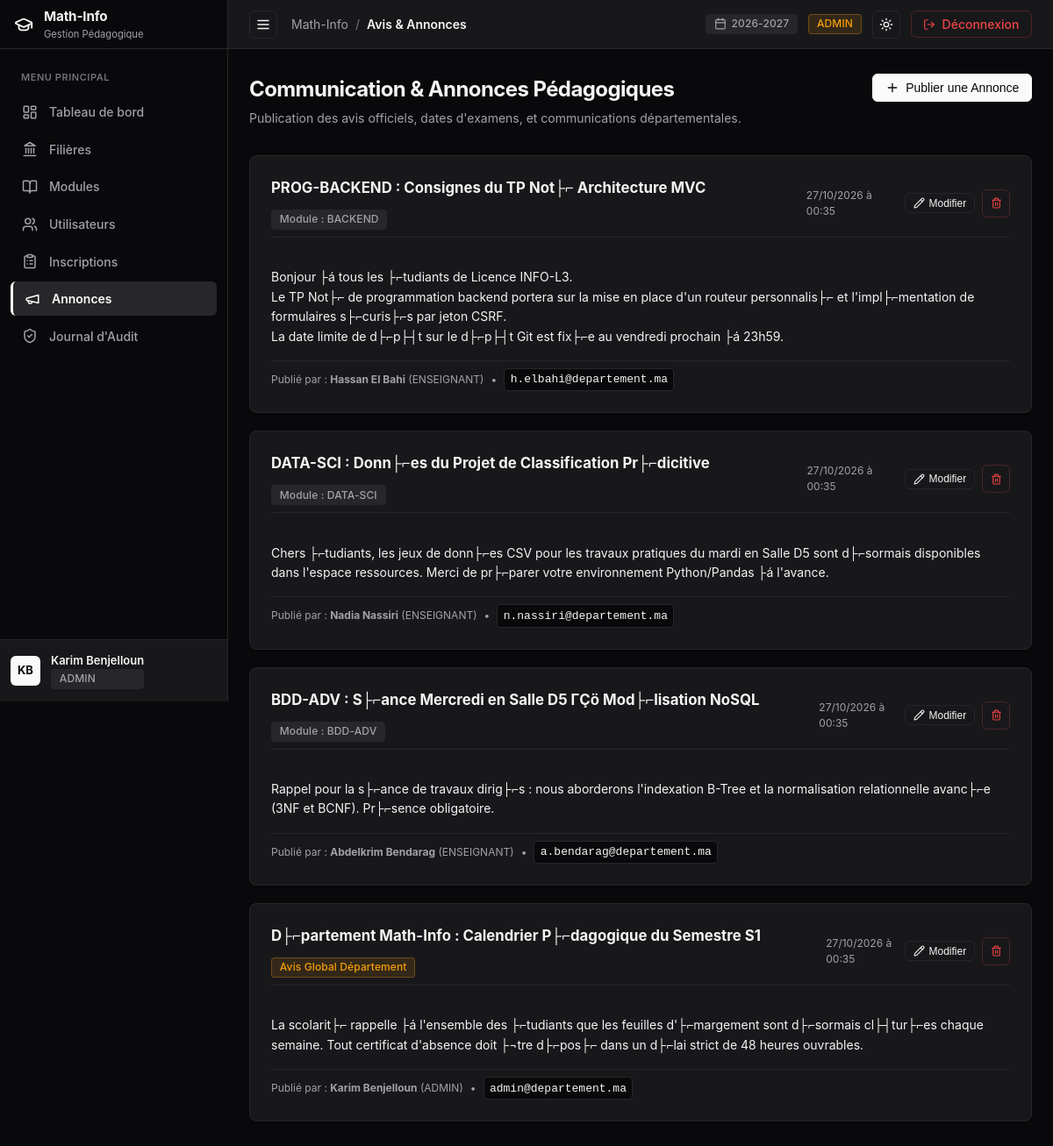
Before: /admin/annonces (signed in) with the older database file.
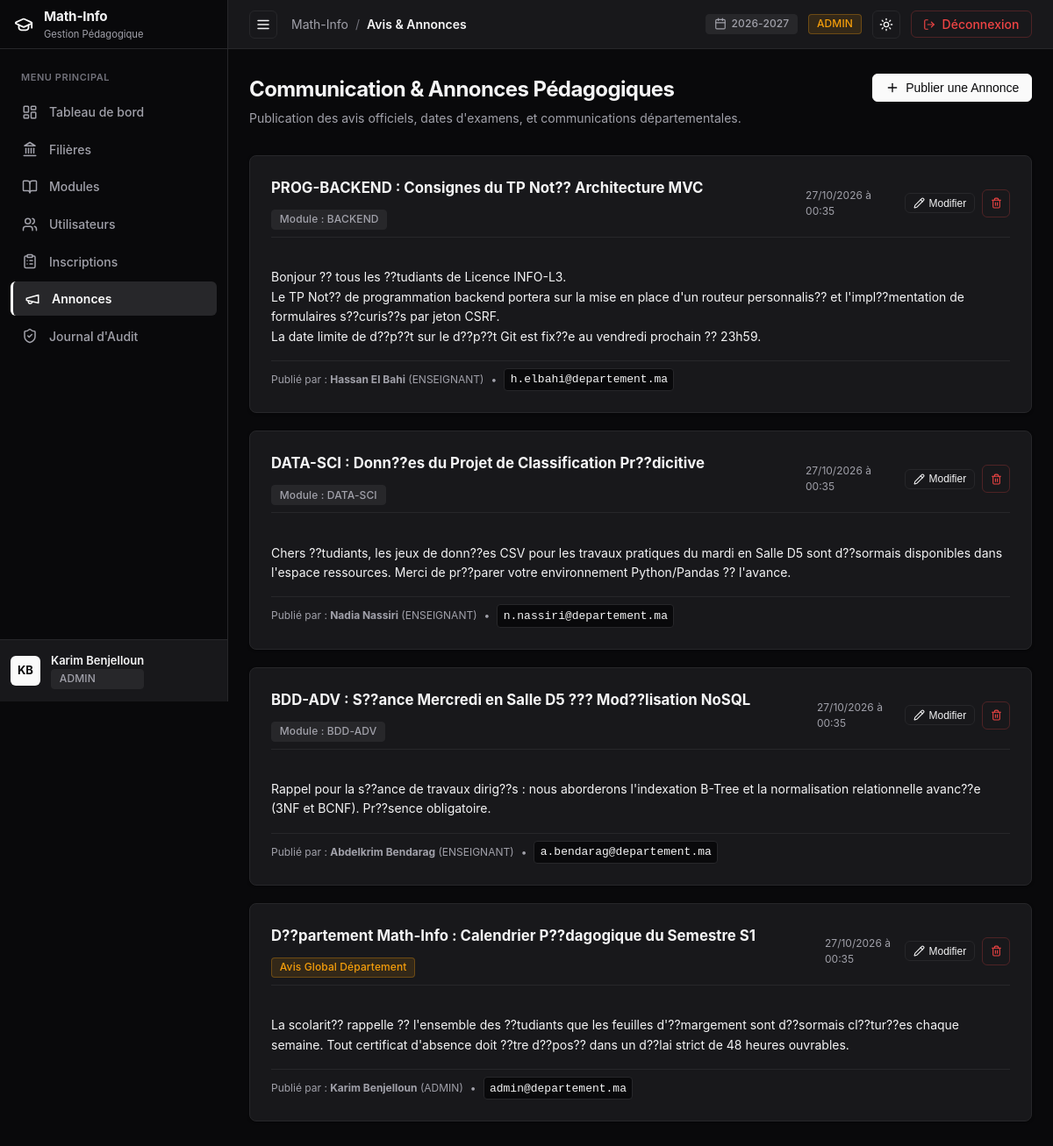
After: the same page with the newer database file.
### tables this page shows
CREATE TABLE `annonces` (
  `idAnnonce` int NOT NULL AUTO_INCREMENT,
  `idAuteur` int NOT NULL,
  `titre` varchar(200) NOT NULL,
  `contenu` text NOT NULL,
  `datePublication` timestamp NULL DEFAULT CURRENT_TIMESTAMP,
  `portee` enum('GLOBALE','MODULE') NOT NULL DEFAULT 'GLOBALE',
  `idModule` int DEFAULT NULL,
  PRIMARY KEY (`idAnnonce`),
  KEY `idAuteur` (`idAuteur`),
  KEY `idModule` (`idModule`),
  CONSTRAINT `annonces_ibfk_1` FOREIGN KEY (`idAuteur`) REFERENCES `utilisateurs` (`idUtilisateur`) ON DELETE CASCADE,
  CONSTRAINT `annonces_ibfk_2` FOREIGN KEY (`idModule`) REFERENCES `modules` (`idModule`) ON DELETE CASCADE
);

CREATE TABLE `modules` (
  `idModule` int NOT NULL AUTO_INCREMENT,
  `code` varchar(20) NOT NULL,
  `intitule` varchar(150) NOT NULL,
  `semestre` enum('S1','S2','S3','S4') NOT NULL,
  `coefficient` float NOT NULL DEFAULT '1',
  `idFiliere` int NOT NULL,
  `idEnseignant` int DEFAULT NULL,
  PRIMARY KEY (`idModule`),
  UNIQUE KEY `code` (`code`),
  KEY `idFiliere` (`idFiliere`),
  KEY `idEnseignant` (`idEnseignant`),
  CONSTRAINT `modules_ibfk_1` FOREIGN KEY (`idFiliere`) REFERENCES `filieres` (`idFiliere`) ON DELETE CASCADE,
  CONSTRAINT `modules_ibfk_2` FOREIGN KEY (`idEnseignant`) REFERENCES `enseignants` (`idUtilisateur`) ON DELETE SET NULL
);

CREATE TABLE `utilisateurs` (
  `idUtilisateur` int NOT NULL AUTO_INCREMENT,
  `nom` varchar(100) NOT NULL,
  `prenom` varchar(100) NOT NULL,
  `email` varchar(150) NOT NULL,
  `motDePasse` varchar(255) NOT NULL,
  `role` enum('ADMIN','ENSEIGNANT','ETUDIANT') NOT NULL,
  `dateCreation` timestamp NULL DEFAULT CURRENT_TIMESTAMP,
  PRIMARY KEY (`idUtilisateur`),
  UNIQUE KEY `email` (`email`)
);

### src/Controllers/Controller.php (called while the page is built, shortened)
<?php
abstract class Controller {
    protected function render(string $view, array $data = [], ?string $layout = 'main'): void {
        $viewFile = __DIR__ . '/../Views/' . str_replace('.', '/', $view) . '.php';
        extract($data);
        require $viewFile;
    }
}

### src/Controllers/AdminController.php (called while the page is built, shortened)
<?php
class AdminController extends Controller {
    public function annonces(): void {
        $annonces = Annonce::getAllWithAuthor();
        $modules = Module::getAllWithDetails();
        $this->render('admin.annonces', [
            'title'     => 'Avis & Annonces',
            'annonces'  => $annonces,
            'modules'   => $modules,
            'csrfToken' => Auth::csrfToken(),
            'activeNav' => 'annonces',
        ]);
    }
}

### public/index.php (called while the page is built, shortened)
<?php
$router = new Router();
$router->get('/', function () {
    if (Auth::check()) {
        Auth::redirectToDashboard();
    } else {
        header('Location: /login');
        exit;
    }
});
$router->get('/login', [AuthController::class, 'showLogin']);
$router->post('/login', [AuthController::class, 'login']);
$router->get('/logout', [AuthController::class, 'logout']);
$router->post('/logout', [AuthController::class, 'logout']);
$router->get('/admin/dashboard', [AdminController::class, 'dashboard']);
$router->get('/admin/filieres', [AdminController::class, 'filieres']);
$router->post('/admin/filieres/create', [AdminController::class, 'createFiliere']);
$router->post('/admin/filieres/edit', [AdminController::class, 'editFiliere']);
$router->post('/admin/filieres/delete', [AdminController::class, 'deleteFiliere']);
$router->get('/admin/modules', [AdminController::class, 'modules']);
$router->post('/admin/modules/create', [AdminController::class, 'createModule']);
$router->post('/admin/modules/edit', [AdminController::class, 'editModule']);
$router->post('/admin/modules/assign-teacher', [AdminController::class, 'assignTeacher']);
$router->post('/admin/modules/delete', [AdminController::class, 'deleteModule']);
$router->get('/admin/utilisateurs', [AdminController::class, 'utilisateurs']);
$router->post('/admin/utilisateurs/create', [AdminController::class, 'createUser']);
$router->post('/admin/utilisateurs/edit', [AdminController::class, 'editUser']);
$router->post('/admin/utilisateurs/delete', [AdminController::class, 'deleteUser']);
$router->get('/admin/inscriptions', [AdminController::class, 'inscriptions']);
$router->post('/admin/inscriptions/create', [AdminController::class, 'createInscription']);
$router->post('/admin/inscriptions/edit', [AdminController::class, 'editInscription']);
$router->post('/admin/inscriptions/status', [AdminController::class, 'updateInscriptionStatus']);
$router->post('/admin/inscriptions/delete', [AdminController::class, 'deleteInscription']);
$router->get('/admin/annonces', [AdminController::class, 'annonces']);
$router->post('/admin/annonces/create', [AdminController::class, 'createAnnonce']);
$router->post('/admin/annonces/edit', [AdminController::class, 'editAnnonce']);
$router->post('/admin/annonces/delete', [AdminController::class, 'deleteAnnonce']);
$router->get('/admin/audit', [AdminController::class, 'audit']);
$router->get('/enseignant/dashboard', [EnseignantController::class, 'dashboard']);
$router->get('/enseignant/modules', [EnseignantController::class, 'modules']);
$router->get('/enseignant/notes', [EnseignantController::class, 'notesIndex']);
$router->get('/enseignant/seances', [EnseignantController::class, 'seancesIndex']);
$router->get('/enseignant/modules/{id}/etudiants', [EnseignantController::class, 'etudiants']);
$router->get('/enseignant/modules/{id}/notes', [EnseignantController::class, 'notes']);
$router->post('/enseignant/modules/{id}/notes/save', [EnseignantController::class, 'saveNotes']);
$router->get('/enseignant/modules/{id}/seances', [EnseignantController::class, 'seances']);
$router->post('/enseignant/modules/{id}/seances/create', [EnseignantController::class, 'createSeance']);
$router->get('/enseignant/seances/{id}/absences', [EnseignantController::class, 'absences']);
$router->post('/enseignant/seances/{id}/absences/save', [EnseignantController::class, 'saveAbsences']);
$router->get('/enseignant/annonces', [EnseignantController::class, 'annonces']);
$router->post('/enseignant/annonces/create', [EnseignantController::class, 'createAnnonce']);
$router->post('/enseignant/annonces/edit', [EnseignantController::class, 'editAnnonce']);
$router->post('/enseignant/annonces/delete', [EnseignantController::class, 'deleteAnnonce']);
$router->get('/enseignant/modules/{id}/pdf', [EnseignantController::class, 'downloadModulePdf']);
$router->get('/etudiant/dashboard', [EtudiantController::class, 'dashboard']);
$router->get('/etudiant/notes', [EtudiantController::class, 'notes']);
$router->get('/etudiant/absences', [EtudiantController::class, 'absences']);
$router->get('/etudiant/annonces', [EtudiantController::class, 'annonces']);
$router->get('/etudiant/releve/pdf', [EtudiantController::class, 'downloadRelevePdf']);
$router->dispatch();

### src/Models/Annonce.php (called while the page is built, shortened)
<?php
class Annonce extends Model {
    public static function getAllWithAuthor(?string $portee = null, ?int $idModule = null): array {
        $db = self::getDb();
        $sql = "
            SELECT
                a.idAnnonce,
                a.idAuteur,
                a.titre,
                a.contenu,
                a.datePublication,
                a.portee,
                a.idModule,
                u.nom AS auteur_nom,
                u.prenom AS auteur_prenom,
                u.email AS auteur_email,
                u.role AS auteur_role,
                m.code AS module_code,
                m.intitule AS module_intitule
            FROM annonces a
            JOIN utilisateurs u ON a.idAuteur = u.idUtilisateur
            LEFT JOIN modules m ON a.idModule = m.idModule
            WHERE 1=1
        ";
        $sql .= " ORDER BY a.datePublication DESC";
        return $db->query($sql)->fetchAll();
    }
}

### src/Views/admin/annonces.php (the view, shortened to what the changed rows need)
<div style="margin-bottom: 2rem; display: flex; justify-content: space-between; align-items: flex-start; flex-wrap: wrap; gap: 1rem;">
  <div>
    <h1 style="font-size: 1.5rem; font-weight: 700; letter-spacing: -0.025em; color: var(--text-main); margin-bottom: 0.25rem;">
      Communication & Annonces Pédagogiques
    </h1>
  </div>
</div>
<div style="display: flex; flex-direction: column; gap: 1.25rem;">
  <?php if (empty($annonces)): ?>
    <div class="card" style="text-align: center; padding: 3rem 1rem; color: var(--text-muted); font-size: 0.875rem;">
      <div style="margin-bottom: 0.5rem; color: var(--text-subtle);"><?= Icon::get('megaphone', 32) ?></div>
      Aucune annonce n'a été publiée pour le moment.
    </div>
  <?php else: ?>
    <?php foreach ($annonces as $a): ?>
      <div class="card" style="position: relative;">
        <div class="card-header" style="margin-bottom: 0.75rem; padding-bottom: 0.5rem;">
          <div style="display: flex; align-items: center; gap: 0.75rem; flex-wrap: wrap;">
            <span style="font-size: 1.05rem; font-weight: 700; color: var(--text-main);">
              <?= htmlspecialchars($a['titre']) ?>
            </span>
            <?php if ($a['portee'] === 'GLOBALE'): ?>
              <span class="badge badge-warning">Avis Global Département</span>
            <?php else: ?>
              <span class="badge badge-neutral">Module : <?= htmlspecialchars($a['module_code'] ?? 'Matière') ?></span>
            <?php endif; ?>
          </div>
          <div style="display: flex; align-items: center; gap: 0.5rem;">
            <span style="font-size: 0.75rem; color: var(--text-muted); margin-right: 0.25rem;">
              <?= date('d/m/Y à H:i', strtotime($a['datePublication'])) ?>
            </span>
            <button
              type="button"
              class="btn btn-outline btn-sm edit-annonce-btn"
              data-id="<?= $a['idAnnonce'] ?>"
              data-titre="<?= htmlspecialchars($a['titre']) ?>"
              data-portee="<?= htmlspecialchars($a['portee']) ?>"
              data-module="<?= (int)($a['idModule'] ?? 0) ?>"
              data-contenu="<?= htmlspecialchars($a['contenu']) ?>"
              title="Modifier l'annonce"
            >
              <?= Icon::get('pencil', 13) ?>
              <span>Modifier</span>
            </button>
            <form action="/admin/annonces/delete" method="POST" onsubmit="return confirm('Supprimer définitivement cette annonce ?');" style="display: inline;">
              <button type="submit" class="btn btn-destructive btn-sm btn-icon" title="Supprimer l'annonce">
                <?= Icon::get('trash-2', 13) ?>
              </button>
            </form>
          </div>
        </div>
        <div style="font-size: 0.875rem; color: var(--text-main); line-height: 1.6; white-space: pre-line; margin-bottom: 1rem;">
          <?= htmlspecialchars($a['contenu']) ?>
        </div>
        <div style="font-size: 0.75rem; color: var(--text-muted); display: flex; align-items: center; gap: 0.5rem; padding-top: 0.5rem; border-top: 1px solid var(--border);">
          <span>Publié par : <strong><?= htmlspecialchars($a['auteur_prenom'] . ' ' . $a['auteur_nom']) ?></strong> (<?= htmlspecialchars($a['auteur_role']) ?>)</span>
          <span>•</span>
          <code><?= htmlspecialchars($a['auteur_email']) ?></code>
        </div>
      </div>
    <?php endforeach; ?>
  <?php endif; ?>
</div>

### src/Utils/Icon.php (shortened to what the changed rows need)
<?php
class Icon {
    public static function get(string $name, int $size = 16, string $extraClass = ''): string {
        $classAttr = 'lucide-icon' . ($extraClass !== '' ? ' ' . $extraClass : '');
        $svgAttrs = sprintf(
            'xmlns="http://www.w3.org/2000/svg" width="%d" height="%d" viewBox="0 0 24 24" fill="none" stroke="currentColor" stroke-width="2" stroke-linecap="round" stroke-linejoin="round" class="%s"',
            $size,
            $size,
            htmlspecialchars($classAttr)
        );
        switch ($name) {
            case 'graduation-cap':
                return "<svg {$svgAttrs}><path d=\"M21.42 10.922a1 1 0 0 0-.019-1.838L12.83 5.18a2 2 0 0 0-1.66 0L2.6 9.08a1 1 0 0 0 0 1.832l8.57 3.908a2 2 0 0 0 1.66 0z\"/><path d=\"M22 10v6\"/><path d=\"M6 12.5V16a6 3 0 0 0 12 0v-3.5\"/></svg>";
            case 'layout-dashboard':
                return "<svg {$svgAttrs}><rect width=\"7\" height=\"9\" x=\"3\" y=\"3\" rx=\"1\"/><rect width=\"7\" height=\"5\" x=\"14\" y=\"3\" rx=\"1\"/><rect width=\"7\" height=\"9\" x=\"14\" y=\"12\" rx=\"1\"/><rect width=\"7\" height=\"5\" x=\"3\" y=\"16\" rx=\"1\"/></svg>";
            case 'landmark':
                return "<svg {$svgAttrs}><line x1=\"3\" x2=\"21\" y1=\"22\" y2=\"22\"/><line x1=\"6\" x2=\"6\" y1=\"18\" y2=\"11\"/><line x1=\"10\" x2=\"10\" y1=\"18\" y2=\"11\"/><line x1=\"14\" x2=\"14\" y1=\"18\" y2=\"11\"/><line x1=\"18\" x2=\"18\" y1=\"18\" y2=\"11\"/><polygon points=\"12 2 20 7 4 7\"/></svg>";
            case 'book-open':
                return "<svg {$svgAttrs}><path d=\"M12 7v14\"/><path d=\"M3 18a1 1 0 0 1-1-1V4a1 1 0 0 1 1-1h5a4 4 0 0 1 4 4 4 4 0 0 1 4-4h5a1 1 0 0 1 1 1v13a1 1 0 0 1-1 1h-6a3 3 0 0 0-3 3 3 3 0 0 0-3-3z\"/></svg>";
            case 'users':
                return "<svg {$svgAttrs}><path d=\"M16 21v-2a4 4 0 0 0-4-4H6a4 4 0 0 0-4 4v2\"/><circle cx=\"9\" cy=\"7\" r=\"4\"/><path d=\"M22 21v-2a4 4 0 0 0-3-3.87\"/><path d=\"M16 3.13a4 4 0 0 1 0 7.75\"/></svg>";
            case 'clipboard-list':
                return "<svg {$svgAttrs}><rect width=\"8\" height=\"4\" x=\"8\" y=\"2\" rx=\"1\" ry=\"1\"/><path d=\"M16 4h2a2 2 0 0 1 2 2v14a2 2 0 0 1-2 2H6a2 2 0 0 1-2-2V6a2 2 0 0 1 2-2h2\"/><path d=\"M12 11h4\"/><path d=\"M12 16h4\"/><path d=\"M8 11h.01\"/><path d=\"M8 16h.01\"/></svg>";
            case 'megaphone':
                return "<svg {$svgAttrs}><path d=\"m3 11 18-5v12L3 14v-3z\"/><path d=\"M11.6 16.8a3 3 0 1 1-5.8-1.6\"/></svg>";
            case 'shield-check':
                return "<svg {$svgAttrs}><path d=\"M20 13c0 5-3.5 7.5-7.66 8.95a1 1 0 0 1-.67-.01C7.5 20.5 4 18 4 13V6a1 1 0 0 1 1-1c2 0 4.5-1.2 6.24-2.72a1.17 1.17 0 0 1 1.52 0C14.51 3.81 17 5 19 5a1 1 0 0 1 1 1z\"/><path d=\"m9 12 2 2 4-4\"/></svg>";
            case 'calendar':
                return "<svg {$svgAttrs}><path d=\"M8 2v4\"/><path d=\"M16 2v4\"/><rect width=\"18\" height=\"18\" x=\"3\" y=\"4\" rx=\"2\"/><path d=\"M3 10h18\"/></svg>";
            case 'sun':
                return "<svg {$svgAttrs}><circle cx=\"12\" cy=\"12\" r=\"4\"/><path d=\"M12 2v2\"/><path d=\"M12 20v2\"/><path d=\"m4.93 4.93 1.41 1.41\"/><path d=\"m17.66 17.66 1.41 1.41\"/><path d=\"M2 12h2\"/><path d=\"M20 12h2\"/><path d=\"m6.34 17.66-1.41 1.41\"/><path d=\"m19.07 4.93-1.41 1.41\"/></svg>";
            case 'log-out':
                return "<svg {$svgAttrs}><path d=\"M9 21H5a2 2 0 0 1-2-2V5a2 2 0 0 1 2-2h4\"/><polyline points=\"16 17 21 12 16 7\"/><line x1=\"21\" x2=\"9\" y1=\"12\" y2=\"12\"/></svg>";
            case 'pencil':
                return "<svg {$svgAttrs}><path d=\"M21.174 6.812a1 1 0 0 0-3.986-3.987L3.842 16.174a2 2 0 0 0-.5.83l-1.321 4.352a.5.5 0 0 0 .623.622l4.353-1.32a2 2 0 0 0 .83-.497z\"/><path d=\"m15 5 4 4\"/></svg>";
            case 'trash-2':
                return "<svg {$svgAttrs}><path d=\"M3 6h18\"/><path d=\"M19 6v14c0 1-1 2-2 2H7c-1 0-2-1-2-2V6\"/><path d=\"M8 6V4c0-1 1-2 2-2h4c1 0 2 1 2 2v2\"/><line x1=\"10\" x2=\"10\" y1=\"11\" y2=\"17\"/><line x1=\"14\" x2=\"14\" y1=\"11\" y2=\"17\"/></svg>";
            case 'plus':
                return "<svg {$svgAttrs}><path d=\"M5 12h14\"/><path d=\"M12 5v14\"/></svg>";
            case 'x':
                return "<svg {$svgAttrs}><path d=\"M18 6 6 18\"/><path d=\"m6 6 12 12\"/></svg>";
            case 'menu':
                return "<svg {$svgAttrs}><line x1=\"4\" x2=\"20\" y1=\"12\" y2=\"12\"/><line x1=\"4\" x2=\"20\" y1=\"6\" y2=\"6\"/><line x1=\"4\" x2=\"20\" y1=\"18\" y2=\"18\"/></svg>";
        }
    }
}

Changed rows visible on the page:
changed annonces "h.elbahi@departement.ma": titre "PROG-BACKEND : Consignes du TP Not├⌐ Architecture MVC" → "PROG-BACKEND : Consignes du TP Not?? Architecture MVC"; contenu "Bonjour ├á tous les ├⌐tudiants de Licence INFO-L3. Le TP Not├⌐ de programmation backend portera sur la mise en place d'un routeur personnalis├⌐ et l'impl├⌐mentation de formulaires s├⌐curis├⌐s par jeton CSRF. La date limite de d├⌐p├┤t sur le d├⌐p├┤t Git est fix├⌐e au vendredi prochain ├á 23h59." → "Bonjour ?? tous les ??tudiants de Licence INFO-L3. Le TP Not?? de programmation backend portera sur la mise en place d'un routeur personnalis?? et l'impl??mentation de formulaires s??curis??s par jeton CSRF. La date limite de d??p??t sur le d??p??t Git est fix??e au vendredi prochain ?? 23h59."
changed annonces "n.nassiri@departement.ma": titre "DATA-SCI : Donn├⌐es du Projet de Classification Pr├⌐dicitive" → "DATA-SCI : Donn??es du Projet de Classification Pr??dicitive"; contenu "Chers ├⌐tudiants, les jeux de donn├⌐es CSV pour les travaux pratiques du mardi en Salle D5 sont d├⌐sormais disponibles dans l'espace ressources. Merci de pr├⌐parer votre environnement Python/Pandas ├á l'avance." → "Chers ??tudiants, les jeux de donn??es CSV pour les travaux pratiques du mardi en Salle D5 sont d??sormais disponibles dans l'espace ressources. Merci de pr??parer votre environnement Python/Pandas ?? l'avance."
changed annonces "a.bendarag@departement.ma": titre "BDD-ADV : S├⌐ance Mercredi en Salle D5 ΓÇö Mod├⌐lisation NoSQL" → "BDD-ADV : S??ance Mercredi en Salle D5 ??? Mod??lisation NoSQL"; contenu "Rappel pour la s├⌐ance de travaux dirig├⌐s : nous aborderons l'indexation B-Tree et la normalisation relationnelle avanc├⌐e (3NF et BCNF). Pr├⌐sence obligatoire." → "Rappel pour la s??ance de travaux dirig??s : nous aborderons l'indexation B-Tree et la normalisation relationnelle avanc??e (3NF et BCNF). Pr??sence obligatoire."
changed annonces "admin@departement.ma": titre "D├⌐partement Math-Info : Calendrier P├⌐dagogique du Semestre S1" → "D??partement Math-Info : Calendrier P??dagogique du Semestre S1"; contenu "La scolarit├⌐ rappelle ├á l'ensemble des ├⌐tudiants que les feuilles d'├⌐margement sont d├⌐sormais cl├┤tur├⌐es chaque semaine. Tout certificat d'absence doit ├¬tre d├⌐pos├⌐ dans un d├⌐lai strict de 48 heures…" → "La scolarit?? rappelle ?? l'ensemble des ??tudiants que les feuilles d'??margement sont d??sormais cl??tur??es chaque semaine. Tout certificat d'absence doit ??tre d??pos?? dans un d??lai strict de 48 heures…"
